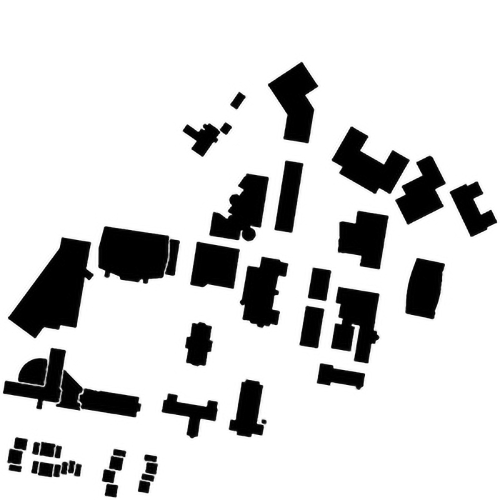
#> input picture Sampling_based_Planner/WPI_map.jpg, 1000 x 1000 px (shown at 1/2 size)
$ python main.py   (older library calls are emulated)
#> lines starting #> are read from the running program, lines starting #| are printed output that depends on the picture; after the words box and inside, x2 and y2 are one past the last pixel; in counts of white or black regions, pixels touching at a corner belong together
### Sampling_based_Planner/PRM.py
# Standard Algorithm Implementation
# Sampling-based Algorithms PRM

import matplotlib.pyplot as plt
import numpy as np
import networkx as nx
import copy
from scipy import spatial


# Class for PRM
class PRM:
    # Constructor
    def __init__(self, map_array):
        self.map_array = map_array            # map array, 1->free, 0->obstacle
        self.size_row = map_array.shape[0]    # map size
        self.size_col = map_array.shape[1]    # map size

        self.samples = []                     # list of sampled points
        self.graph = nx.Graph()               # constructed graph
        self.path = []                        # list of nodes of the found path


    # [297 lines left out: functions check_collision, dis, uniform_sample, random_sample, gaussian_sample, bridge_sample and 3 more, not called in this run]

### Sampling_based_Planner/RRT.py
# Standard Algorithm Implementation
# Sampling-based Algorithms RRT and RRT*

import matplotlib.pyplot as plt
import numpy as np
import copy
from math import inf


# Class for each tree node
class Node:
    def __init__(self, row, col):
        self.row = row        # coordinate
        self.col = col        # coordinate
        self.parent = None    # parent node
        self.cost = 0.0       # cost


# Class for RRT
class RRT:
    # Constructor
    def __init__(self, map_array, start, goal):
        self.map_array = map_array            # map array, 1->free, 0->obstacle
        self.size_row = map_array.shape[0]    # map size
        self.size_col = map_array.shape[1]    # map size

        self.start = Node(start[0], start[1]) # start node
        self.goal = Node(goal[0], goal[1])    # goal node
        self.vertices = []                    # list of nodes
        self.found = False                    # found flag


    def init_map(self):
        '''Intialize the map before each search
        '''
        self.found = False
        self.vertices = []
        self.vertices.append(self.start)


    def dis(self, node1, node2):
        '''Calculate the euclidean distance between two nodes
        arguments:
            node1 - node 1
            node2 - node 2

        return:
            euclidean distance between two nodes
        '''
        point1 = [node1.row, node1.col]
        point2 = [node2.row, node2.col]
        dist = ((point1[1] - point2[1]) ** 2 + (point1[0] - point2[0]) ** 2) ** 0.5
        return dist


    def check_collision(self, node1, node2):
        '''Check if the path between two nodes collide with obstacles
        arguments:
            node1 - node 1
            node2 - node 2

        return:
            True if the new node is valid to be connected
        '''

        point1 = [node1.row, node1.col]
        point2 = [node2.row, node2.col]
        dist = self.dis(node1, node2)
        if dist == 0:   # for same points no need to do collision check
            return True
        inc = 1 / dist  # dividing the length between two point into section of len ~= 1
        i = copy.deepcopy(inc)
        while i < 1:
            row = point1[0] * i + (point2[0] * (1 - i))
            col = point1[1] * i + (point2[1] * (1 - i))
            i = i + inc
            if self.map_array[int(row), int(col)] == 1:
                continue
            else:
                return False
        return True


    def get_new_point(self, goal_bias):
        '''Choose the goal or generate a random point
        arguments:
            goal_bias - the possibility of choosing the goal instead of a random point

        return:
            point - the new point
        '''
        choose_goal = np.random.choice(a = [True, False], p = [goal_bias, 1-goal_bias])
        if choose_goal:
            return self.goal
        else:
            while True:
                new_sample = [np.random.randint(0, self.size_row-1), np.random.randint(0, self.size_col-1)]
                if self.map_array[new_sample[0], new_sample[1]] == 1:
                    new_node = Node(new_sample[0], new_sample[1])
                    return new_node


    def get_nearest_node(self, point):
        '''Find the nearest node in self.vertices with respect to the new point
        arguments:
            point - the new point (Node class)

        return:
            the nearest node
        '''

        dist = inf
        Nearest_node = None
        for n in self.vertices:
            node_dist = self.dis(n, point)
            if (dist > node_dist):
                dist = node_dist
                Nearest_node = n

        return Nearest_node, dist


    def get_neighbors(self, new_node, neighbor_size):
        '''Get the neighbors that are within the neighbor distance from the node
        arguments:
            new_node - a new node
            neighbor_size - the neighbor distance

        return:
            neighbors - a list of index of neighbors that are within the neighbor distance
        '''

        neighbors = []
        for index in range(len(self.vertices)):
            n = self.vertices[index]
            if self.dis(n, new_node) <= neighbor_size:
                neighbors.append(index)
        return neighbors

    # [20 lines left out: function Node_extend, not called in this run]

    def trim_dis(self, Node1, Node2, step_size = 10):
        '''Generate a new node within the step size defined.
                arguments:
                    Node1 - a parent node
                    Node2 - new node generated
                    step_size - max length/cost of the edge allowed

                return:
                     boolean - True if trim was successful
                '''

        Total_dist = self.dis(Node1, Node2)
        # if distance is less than step size no need to trim
        if Total_dist <= step_size and self.check_collision(Node1, Node2):
            Node2.parent = Node1
            Node2.cost = Node1.cost + self.dis(Node1, Node2)
            return True, Node2
        i = step_size/Total_dist    # if 'i' is small, new point more near to node 1
        row = int(Node2.row * i + (Node1.row * (1 - i)))
        col = int(Node2.col * i + (Node1.col * (1 - i)))
        new_node = Node(row, col)
        if self.map_array[row][col] == 1 and self.check_collision(Node1, new_node):
            new_node.parent = Node1
            new_node.cost = Node1.cost + self.dis(new_node, Node1)
            return True, new_node
        else:
            return False, None

    def rewire(self, new_node, neighbors):
        '''Rewire the new node and all its neighbors
        arguments:
            new_node - the new node
            neighbors - a list of index of neighbors that are within the neighbor distance from the node

        Rewire the new node if connecting to a new neighbor node will give least cost.
        Rewire all the other neighbor nodes.
        '''
        best_neigbor = None
        best_index = None

        # new node connected to node with lowest cost
        for index in neighbors:
            n = self.vertices[index]
            dist = self.dis(n, new_node)
            if new_node.cost > n.cost + dist and self.check_collision(n, new_node):
                new_node.parent = self.vertices[index]
                new_node.cost = n.cost + dist
                best_neigbor = n
                best_index = index
        self.vertices.append(new_node)

        # if rewire other nodes to the best node found if cost decreases
        if not best_index == None:
            for index in neighbors:
                n = self.vertices[index]
                dist = self.dis(n, best_neigbor)
                if not best_index==index and best_neigbor.cost + dist < n.cost and self.check_collision(n, best_neigbor):
                    self.vertices[index].parent = best_neigbor
                    self.vertices[index].cost = best_neigbor.cost + dist

    def draw_map(self):
        '''Visualization of the result
        '''
        # Create empty map
        fig, ax = plt.subplots(1)
        img = 255 * np.dstack((self.map_array, self.map_array, self.map_array))
        ax.imshow(img)

        # Draw Trees or Sample points
        for node in self.vertices[1:-1]:
            plt.plot(node.col, node.row, markersize=3, marker='o', color='y')
            plt.plot([node.col, node.parent.col], [node.row, node.parent.row], color='y')

        # Draw Final Path if found
        if self.found:
            cur = self.goal
            while cur.col != self.start.col and cur.row != self.start.row:
                plt.plot([cur.col, cur.parent.col], [cur.row, cur.parent.row], color='b')
                cur = cur.parent
                plt.plot(cur.col, cur.row, markersize=3, marker='o', color='b')
        # Draw start and goal
        plt.plot(self.start.col, self.start.row, markersize=5, marker='o', color='g')
        plt.plot(self.goal.col, self.goal.row, markersize=5, marker='o', color='r')

        # show image
        plt.show()


    # [49 lines left out: function RRT, not called in this run]


    def RRT_star(self, n_pts=1000, neighbor_size=20):
        '''RRT* search function
        arguments:
            n_pts - number of points try to sample,
                    not the number of final sampled points
            neighbor_size - the neighbor distance

        In each step, extend a new node if possible, and rewire the node and its neighbors
        '''
        # Remove previous result
        self.init_map()

        # In each step,
        # get a new point,
        # get its nearest node,
        # extend the node and check collision to decide whether to add or drop,
        # if added, rewire the node and its neighbors,
        # and check if reach the neighbor region of the goal if the path is not found.

        goal_bias = 0.2  # must be from 0 to 1
        step_size = 7   # optimal value from 5 to 15
        self.goal.cost = inf    # to update cost latter
        while len(self.vertices) <= n_pts:
            new_node = self.get_new_point(goal_bias)
            if new_node.row >= self.size_row or new_node.col >= self.size_col:  # new node must be inside the map
                continue
            Nearest_neighbor, _ = self.get_nearest_node(new_node)
            trimed, _new = self.trim_dis(Nearest_neighbor, new_node, step_size)

            # the new node can not be the goal node | occurs when there are nodes near goal
            if _new == self.goal:
                continue

            if trimed:
                neighbors = self.get_neighbors(_new, neighbor_size = neighbor_size)     # get neighbors to rewire
                self.rewire(_new, neighbors)

                # check if goal is near the new node, if so update goal cost
                if self.dis(self.goal, self.vertices[-1]) + self.vertices[-1].cost < self.goal.cost and self.check_collision(self.goal, self.vertices[-1]) and self.dis(self.goal, self.vertices[-1]) < step_size :
                    self.goal.parent = self.vertices[-1]
                    self.goal.cost = self.vertices[-1].cost + self.dis(self.goal, self.vertices[-1])
                    self.found = True
                else:
                    continue

        # Output
        if self.found:
            self.vertices.append(self.goal)
            steps = len(self.vertices) - 2
            length = self.goal.cost
            print("It took %d nodes to find the current path" %steps)
            print("The path length is %.2f" %length)
        else:
            print("No path found")

        # Draw result
        self.draw_map()

### Sampling_based_Planner/main.py
# Main and helper function

from PIL import Image
import numpy as np
from RRT import RRT
from PRM import PRM

import matplotlib.pyplot as plt


def load_map(file_path, resolution_scale):
    ''' Load map from an image and return a 2D binary numpy array
        where 0 represents obstacles and 1 represents free space
    '''
#> called with file_path = 'WPI_map.jpg', resolution_scale = 0.3
    # Load the image with grayscale
    img = Image.open(file_path).convert('L')
    # Rescale the image
    size_x, size_y = img.size
#> size_x = 1000; size_y = 1000
    new_x, new_y  = int(size_x*resolution_scale), int(size_y*resolution_scale)
#> new_x = 300; new_y = 300
    img = img.resize((new_x, new_y), Image.ANTIALIAS)
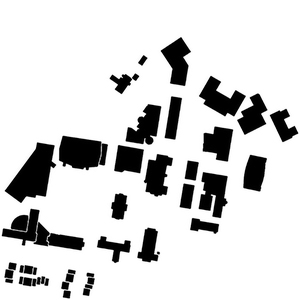
#> img: PIL image 300x300 L; min 0, max 255, mean 212.5

    map_array = np.asarray(img, dtype='uint8')

    # Get bianry image
    threshold = 127
    map_array = 1 * (map_array > threshold)
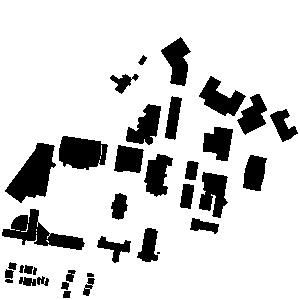
#> map_array: shape (300, 300) int64; values 0 (black) and 1 (white), 83.4% white; 36 black regions (1 under 20 px), largest, box (x1, y1, x2, y2) and area: (5, 143, 56, 203) 1629, (2, 209, 85, 250) 1345, (59, 136, 108, 170) 1256

    # Result 2D numpy array
    return map_array


if __name__ == "__main__":
    # Load the map
    start = (200, 75)
    goal  = (30, 250)
    map_array = load_map("WPI_map.jpg", 0.3)

    # Planning class
    PRM_planner = PRM(map_array)
    RRT_planner = RRT(map_array, start, goal)

    # [12 lines of commented-out code are left out]
    RRT_planner.RRT_star(n_pts=2000, neighbor_size=20)
#| It took 2000 nodes to find the current path
#| The path length is 264.56
#> in draw_map, `plt.show()`:
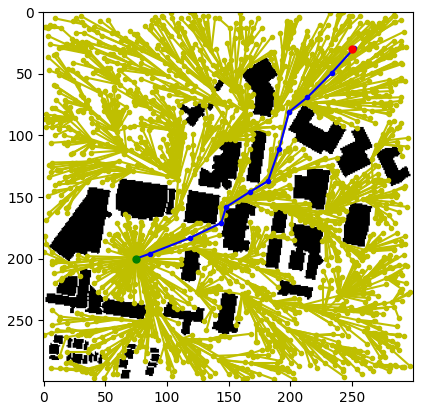
#> figure drawn by matplotlib, 1 panel
